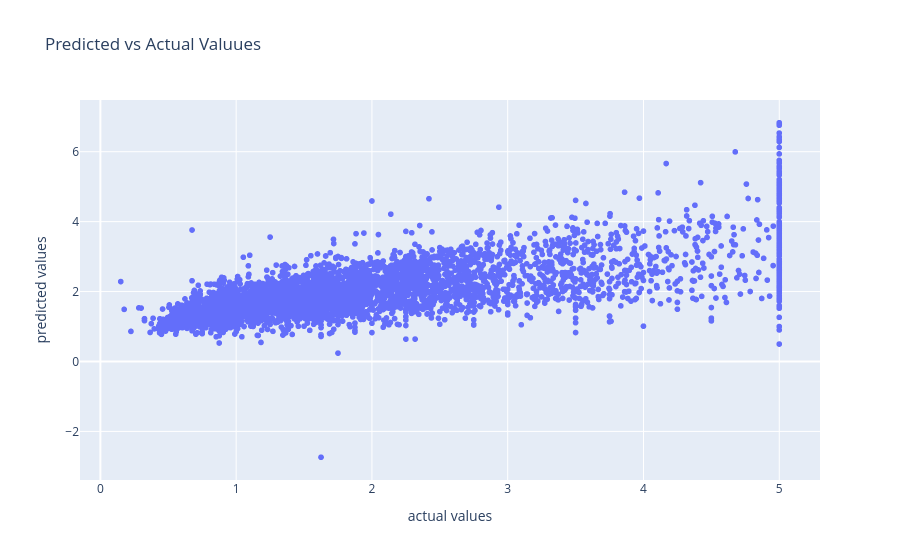

This figure's notebook cell:
### Code cell
# Predicted vs Actual Plot
px.scatter(x=y_test, y=y_pred, labels={"x": "actual values", "y": "predicted values"}, title="Predicted vs Actual Valuues")

### Figure 1 — Plotly figure (JSON) as saved in the notebook; plotly's stock layout.template omitted (floating-point values rounded to 4 significant figures; data arrays with more than 128 entries replaced by an {"elided": "..."} marker saying what was removed)
{"data": [{"hovertemplate": "actual values=%{x}<br>predicted values=%{y}<extra></extra>", "legendgroup": "", "marker": {"color": "#636efa", "symbol": "circle"}, "mode": "markers", "name": "", "showlegend": false, "type": "scattergl", "x": {"elided": "4128 float values"}, "xaxis": "x", "y": {"elided": "4128 float values"}, "yaxis": "y"}], "layout": {"legend": {"tracegroupgap": 0}, "title": {"text": "Predicted vs Actual Valuues"}, "xaxis": {"anchor": "y", "domain": [0, 1], "title": {"text": "actual values"}}, "yaxis": {"anchor": "x", "domain": [0, 1], "title": {"text": "predicted values"}}}}
